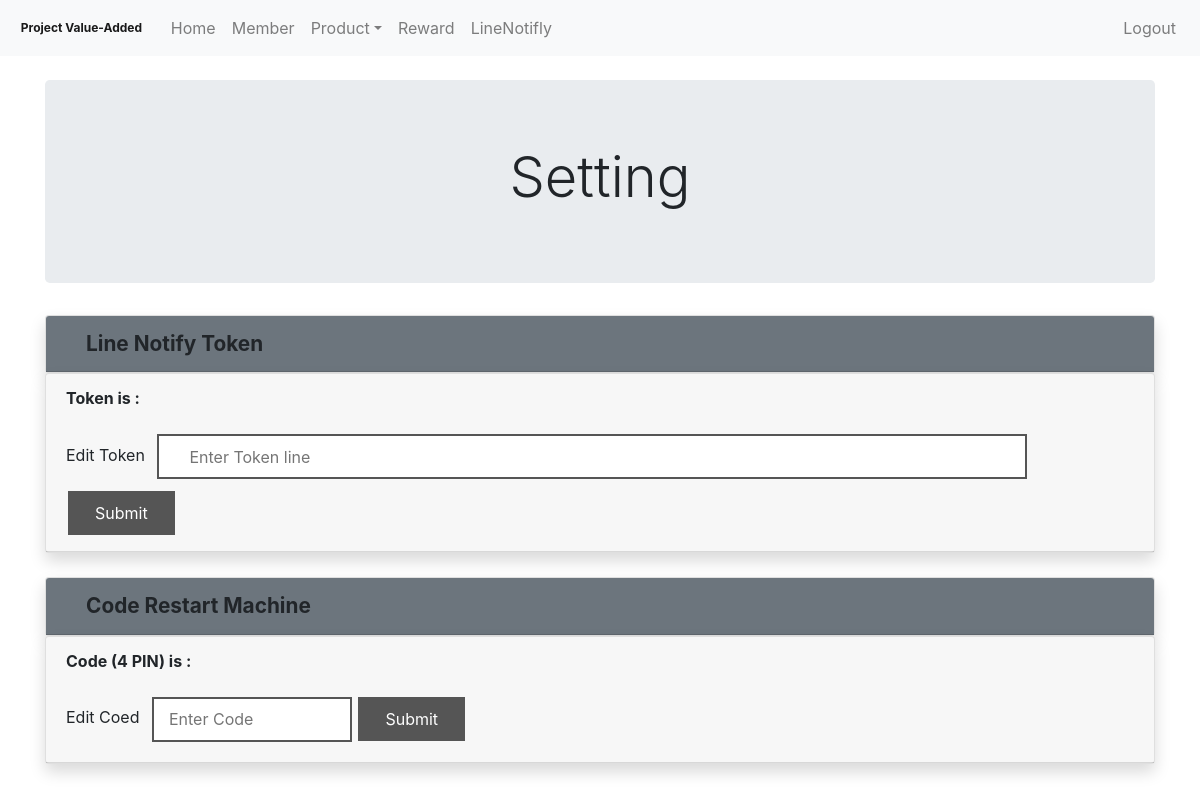
The app's page /Admin/setting.php, older data.
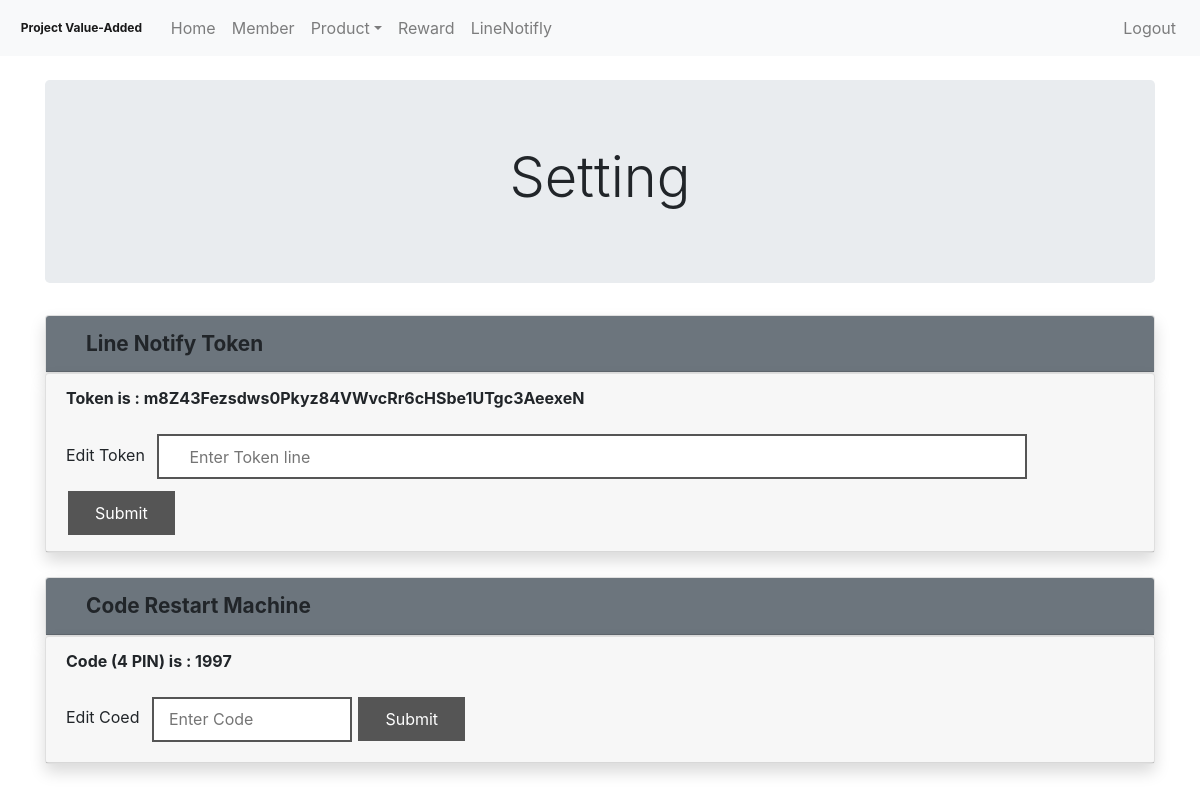
The same page, newer data.
### tables this page shows
CREATE TABLE `component` (
  `token_line` varchar(255) NOT NULL,
  `code` varchar(4) NOT NULL
);

### Admin/setting.php (called while the page is built, shortened)
<?php
include "./src/component/header.php";
include "./src/component/nev.php";
include "./src/views/setting_modal.php";
include "./src/component/footage.php";
?>

### Admin/src/models/setting_fetch.php (called while the page is built, shortened)
<?php
require "./../Mysql/Connect.php";
$q_fetch_token = "SELECT * FROM `component` WHERE 1";
$result_fetch_token = mysqli_query($dbcon, $q_fetch_token);
$component = mysqli_fetch_object($result_fetch_token);

### Admin/src/views/setting_modal.php (the view)
<?php
require './src/models/setting_fetch.php';
?>
<div class="container pt-4">
    <div class="row">
        <div class="col-12 text-center">
            <div class="jumbotron">
                <h1 class="display-4">Setting</h1>
            </div>
        </div>
    </div>
    <div class="row">
        <div class="col-12">
            <div class="card shadow rounded">
                <div class="card-header bg-secondary">
                    <strong class="t">Line Notify Token</strong>
                </div>
            </div>
        </div>
        <div class="col-12 ">
            <div class="card shadow rounded">
                <div class="card-header">
                    <span>
                        <p class="font-weight-bold"> Token is : <?php echo $component->token_line;  ?></p>
                        <label> Edit Token </label>
                        <input type="text" class="input-line-token token_line ml-2" name="token_line" placeholder="Enter Token line" aria-label="Token line" />
                        <button class="button button-token token_line_btn">Submit</button>
                    </span>
                </div>
            </div>
        </div>
        <div class="col-12 mt-4">
            <div class="card shadow rounded">
                <div class="card-header bg-secondary">
                    <strong class="t">Code Restart Machine</strong>
                </div>
            </div>
        </div>
        <div class="col-12 mb-5">
            <div class="card shadow rounded">
                <div class="card-header">
                    <span>
                        <p class="font-weight-bold"> Code (4 PIN) is : <?php echo $component->code;  ?></p>
                        <label> Edit Coed </label>
                        <input type="text" class="input-code code ml-2" name="code" placeholder="Enter Code" aria-label="code" maxlength="4"/>
                        <button class="button button-token code_btn">Submit</button>
                    </span>
                </div>
            </div>
        </div>
    </div>
</div>

Row changes from the older to the newer data that the page shows:
added component: token_line "m8Z43Fezsdws0Pkyz84VWvcRr6cHSbe1UTgc3AeexeN", code "1997"
